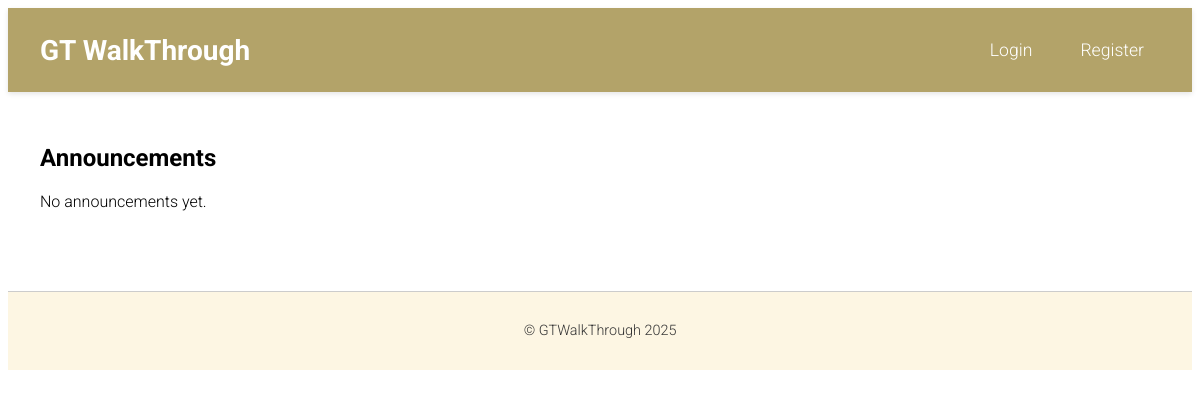
/announcements/, run on an earlier commit of the app's database.
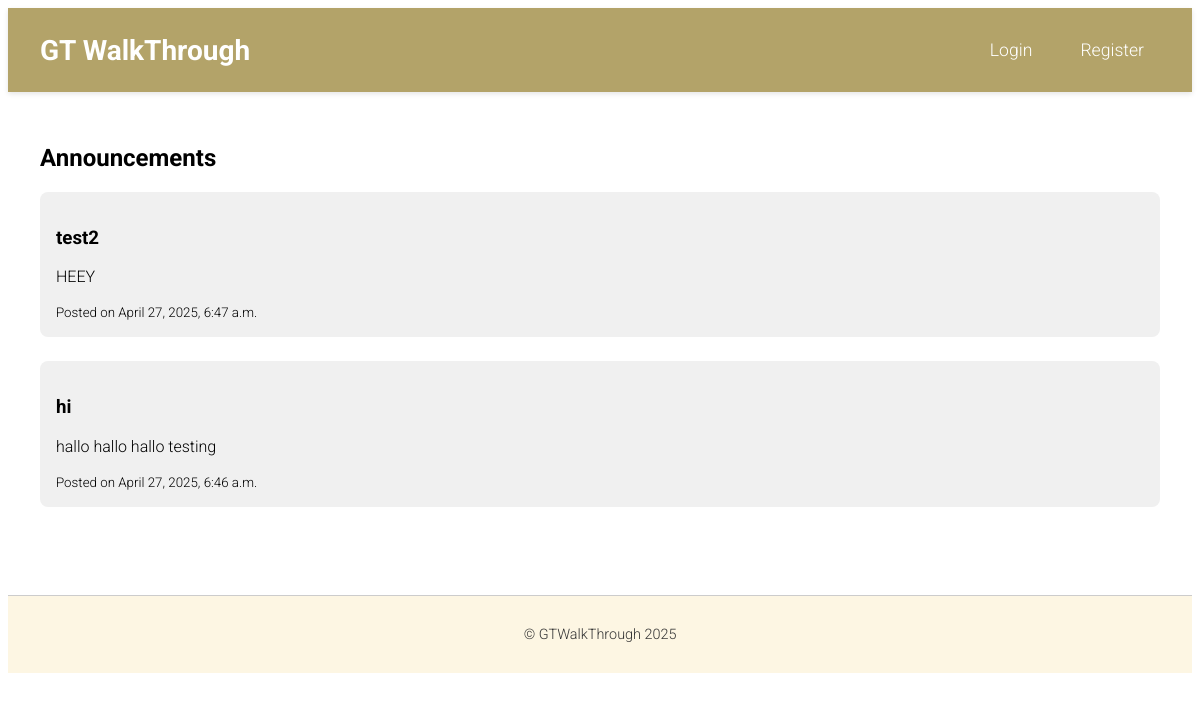
And on a later commit of the database.
### gtwt_app/models.py (models this page shows, shortened)
class Announcement(models.Model):
    title = models.CharField(max_length=200)
    message = models.TextField()
    created_at = models.DateTimeField(auto_now_add=True)
    from django.contrib import admin

### gtwt_app/views.py (the view)
# urls.py: path('announcements/', views.announcements_list, name='announcements'),
def announcements_list(request):
    announcements = Announcement.objects.order_by('-created_at')
    return render(request, 'announcements.html', {'announcements': announcements})

### gtwt_app/templates/announcements.html (shortened to what this page needs)
{% extends 'base.html' %}
{% block content %}
<h2>Announcements</h2>
<ul style="list-style: none; padding: 0;">
    {% for announcement in announcements %}
    <li style="margin-bottom: 1.5rem;">
        <div style="background: #f0f0f0; padding: 1rem; border-radius: 8px;">
            <h3>{{ announcement.title }}</h3>
            <p>{{ announcement.message }}</p>
            <small>Posted on {{ announcement.created_at|date:"F j, Y, g:i a" }}</small>
        </div>
    </li>
    {% empty %}
    <li>No announcements yet.</li>
    {% endfor %}
</ul>
{% endblock %}

What changed in the data, as far as the page shows it:
added Announcement: title "test2", message "HEEY", created_at "April 27, 2025, 6:47 a.m."
added Announcement: title "hi", message "hallo hallo hallo testing", created_at "April 27, 2025, 6:46 a.m."
Also different on the page:
text no longer shown: "No announcements yet."
